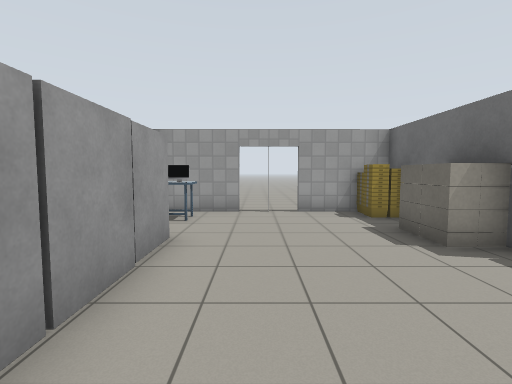
view 1 (above)

17 first-person views from a walk through a Gazebo world. The camera is 1.2 m above the floor, tilts 4° down and sees 85° across. The lines on the ground mark 1 m squares. The floor is counted in squares, 1 m on a side. Each view is taken from the middle of a square. On the plan, view 1 faces up. The plan holds only what a view shows up to about 12 squares ahead; the rest is blank. Robots are left out. Gazebo's built-in surfaces are drawn with simple patterns. Simple shapes stand in for some stock models. Some surface patterns are stand-ins.

view 2
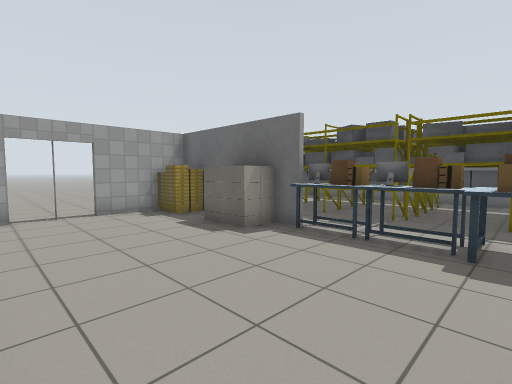

view 3
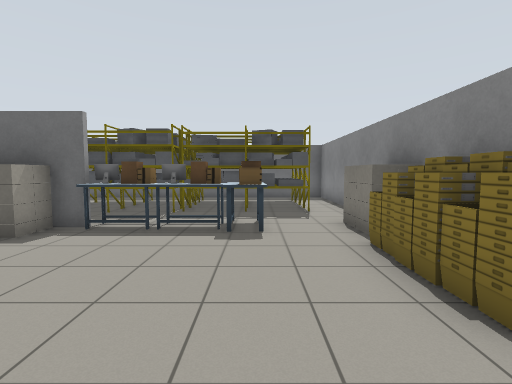

view 4
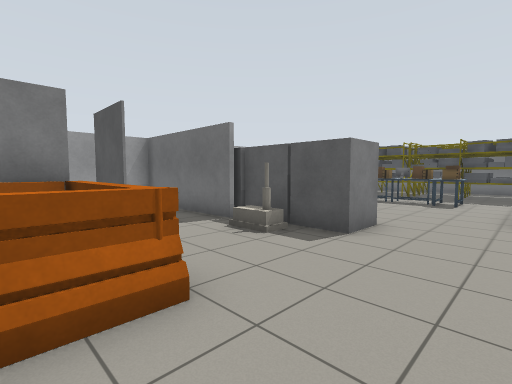

view 5
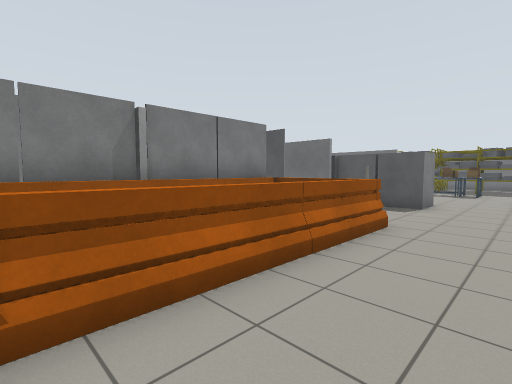

view 6
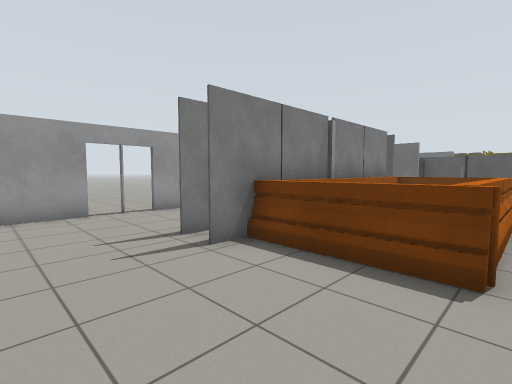

view 7
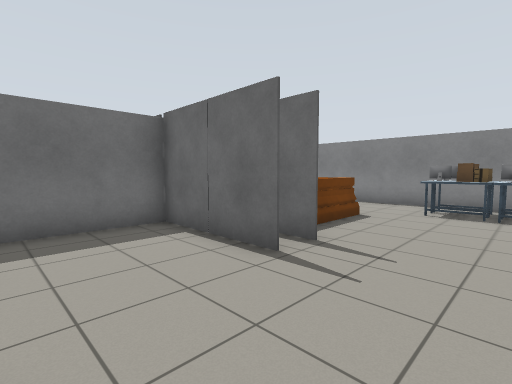

view 8
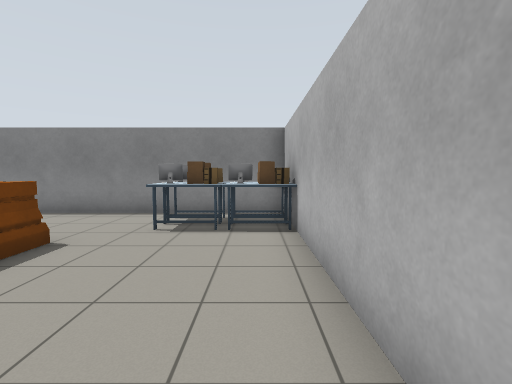

view 9
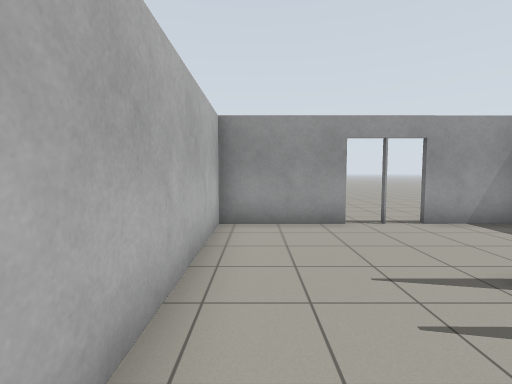

view 10
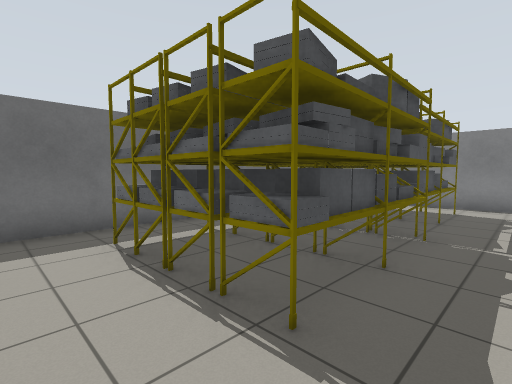

view 11
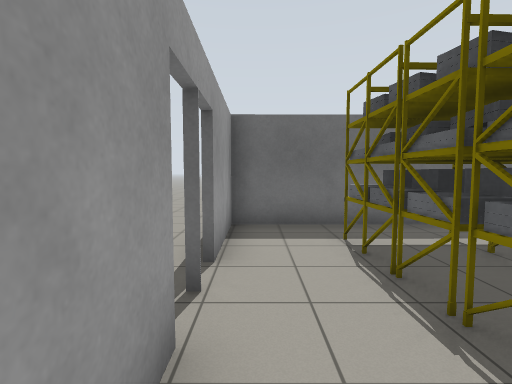

view 12
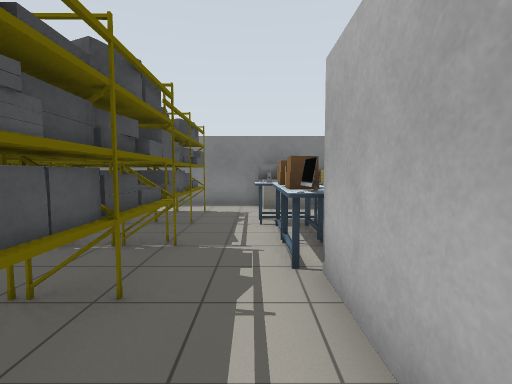

view 13
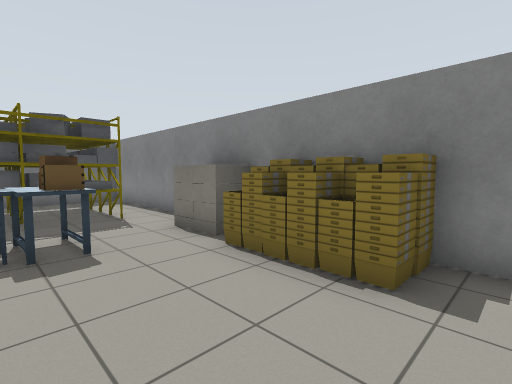

view 14
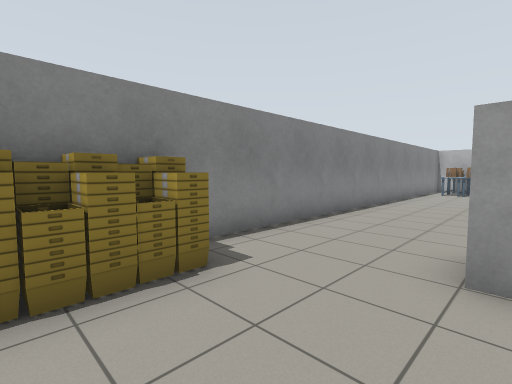

view 15
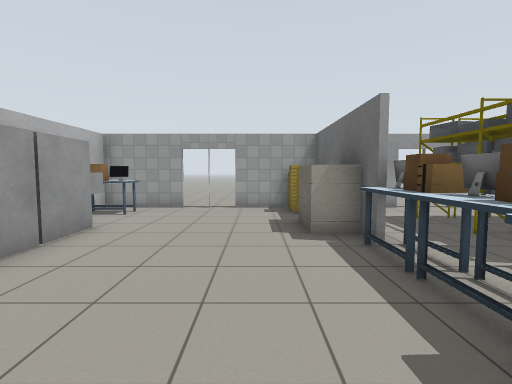

view 16
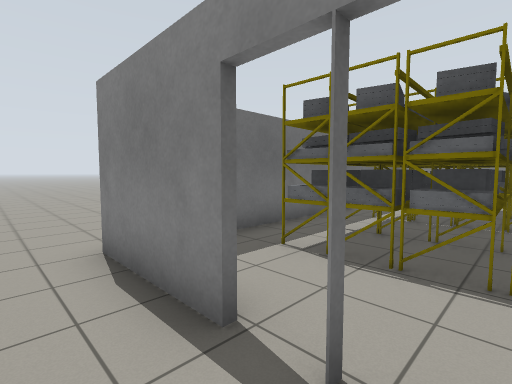

view 17
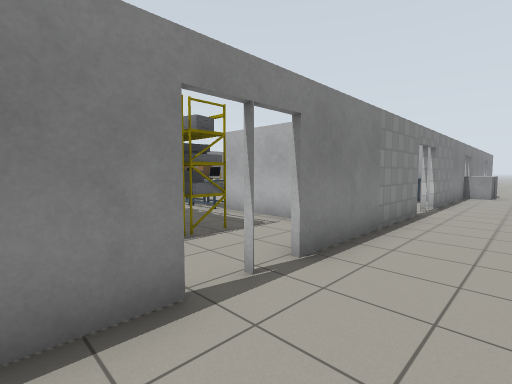

### Floor plan
Points are (right, up) in squares from view 1. A wall is a line through its corners. A room is listed if a view was taken in it or the views show most of it. See-through windows are left out.
Room 1 (views 1, 2, 3, 4, 5, 6, 7, 8, 9, 10, 11, 12, 13, 14, 15)
walls: (-6.8, 3.7) (-14.3, 3.8); (-3.2, 8.5) (-3.2, 7.4); (4.1, 3.6) (4, 8.5) (1.3, 8.5); (-0.5, 8.5) (-2.9, 8.5); (-10.7, 3.5) (-10.7, 7.8); (4.2, 6.6) (4.2, 3.6); (-12.3, 4.7) (-14.3, 4.8) (-10.7, 4.8); (-11, 8.5) (-13.1, 8.5); (6.9, 8.6) (5.5, 8.5); (-14.9, 8.5) (-17.9, 8.5) (-17.8, -3.2) (11.4, -3.1) (11.4, 8.6) (8.6, 8.6)
ways out: opening at (-4.5, 4.5) to room 2; open door at (-14, 8.5) to room 2; open door at (0.5, 9) to room 2; open door at (7.5, 9) to room 2
objects: desk (-17, -2); desk (-17, -1) to (-16, -1); desk (-16, -2) to (-15, -2); desk (-15, -1); barrier (-13, 0) to (-13, 1); barrier (-13, 2) to (-13, 3); barrier (-12, 1); barrier (-12, 3) to (-11, 3); barrier (-11, 1) to (-10, 1); barrier (-10, 3) to (-9, 3); barrier (-9, 1); barrier (-8, 1) to (-7, 1); barrier (-8, 3); barrier (-7, 2); barrier (-7, 3); house (-4, 2) to (-3, 3); grey box (-3, 1) to (-2, 2); grey box (-2, 3); grey box (-2, 4) to (-2, 5); grey box (-2, 6); desk (-2, 7); bucket (0, -3) to (0, -2); bucket (1, -2); bucket (2, -3) to (2, -2); house (3, 5) to (4, 6); bucket (3, 8) to (4, 8); house (4, -3) to (4, -2); desk (4, 0) to (5, 0); desk (4, 1) to (4, 2); desk (4, 3); shelf (7, -1) to (7, 2); shelf (7, 3) to (7, 6); shelf (8, -1) to (8, 2); shelf (8, 3) to (8, 6); shelf (9, -1) to (10, 2); shelf (9, 3) to (10, 6)
Room 2 (views 16, 17)
walls: (-4.7, 8.7) (-0.5, 8.7); (-2.9, 8.5) (-5.6, 8.5); (-3.3, 3.5) (-3.3, 8.5); (1.3, 8.7) (6.9, 8.7); (8.6, 8.7) (11.6, 8.7)
ways out: opening at (-4.5, 4.5) to room 1; open door at (-14, 8.5) to room 1; open door at (0.5, 9) to room 1; open door at (7.5, 9) to room 1

Where each view was taken, in squares from view 1:
view 1: 0 up, 0 right, facing up
view 2: 0 up, 1 left, facing up-right
view 3: 0 up, 2 left, facing right
view 4: 2 down, 8 left, facing up-right
view 5: 2 down, 13 left, facing up-right
view 6: 0 up, 17 left, facing up-right
view 7: 8 up, 17 left, facing down-right
view 8: 5 up, 17 left, facing down
view 9: 2 up, 17 left, facing up
view 10: 8 up, 5 right, facing down-right
view 11: 8 up, 5 right, facing right
view 12: 7 up, 5 right, facing down
view 13: 1 up, 1 left, facing down-right
view 14: 1 up, 2 right, facing down-left
view 15: 1 down, 2 right, facing up
view 16: 10 up, 7 right, facing down-right
view 17: 11 up, 10 right, facing down-left
